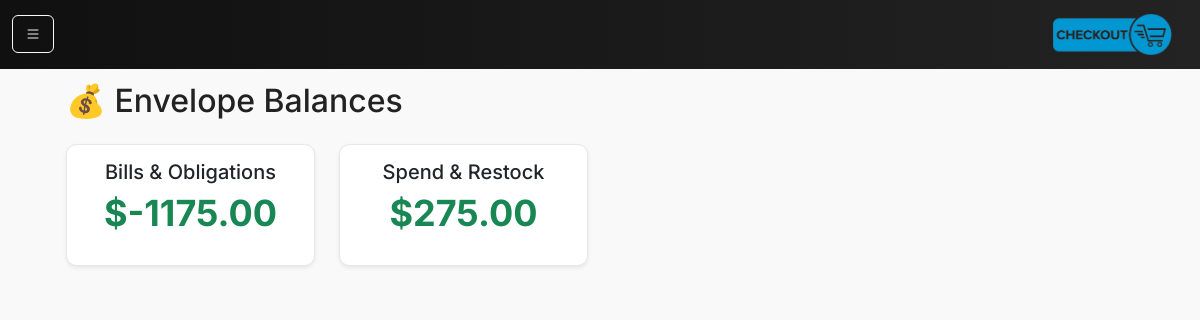
/envelopes (signed in), run on an earlier commit of the app's database.
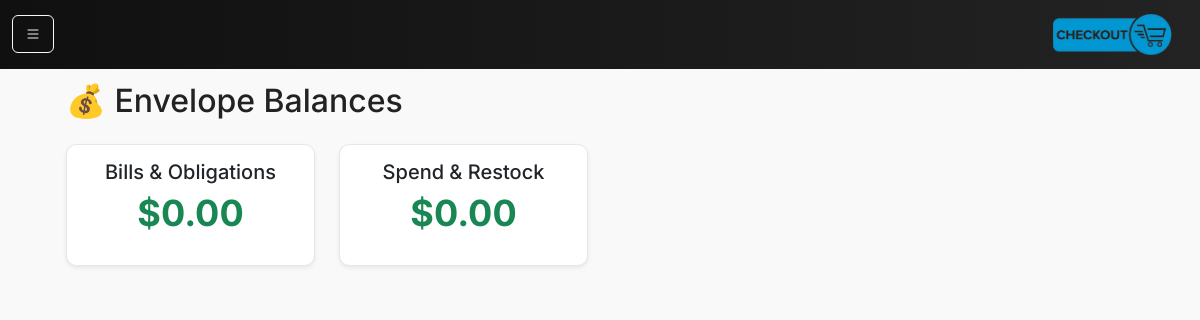
And on a later commit of the database.
### models.py (models this page shows)
class Envelope(db.Model):
    __tablename__ = "envelopes"
    id = db.Column(db.Integer, primary_key=True)
    code = db.Column(db.String(32), unique=True, nullable=False)
    name = db.Column(db.String(64), nullable=False)
    balance_cents = db.Column(db.Integer, nullable=False, default=0)
    created_at = db.Column(db.DateTime, default=datetime.utcnow)
    updated_at = db.Column(db.DateTime, default=datetime.utcnow, onupdate=datetime.utcnow)

### main.py (the view)
@app.route("/envelopes")
def envelope_view():
    from main import Envelope
    envelopes = Envelope.query.order_by(Envelope.name).all()
    return render_template("envelopes.html", envelopes=envelopes)

### main.py (called while the page is built)
@app.context_processor
def inject_request():
    return dict(request=request)

@app.before_request
def require_login():
    allowed_routes = ["login", "static"]
    if request.endpoint not in allowed_routes:
        if not session.get("logged_in"):
            return redirect(url_for("login"))

### templates/envelopes.html
{% extends "base.html" %}
{% block content %}
{% set envelopes = envelopes | selectattr("code","in",["BILLS","SPEND"]) | list %}
<div class="container-fluid">
    <h2 class="mb-4">💰 Envelope Balances</h2>
    <div class="row">
        {% for e in envelopes %}
        <div class="col-md-3 mb-4">
            <div class="card shadow-sm">
                <div class="card-body text-center">
                    <h5 class="card-title">{{ e.name }}</h5>
                    <p class="display-6 text-success fw-bold">
                        ${{ "%.2f"|format(e.balance_cents / 100) }}
                    </p>
                </div>
            </div>
        </div>
        {% else %}
        <div class="col-12 text-center text-muted">
            No envelopes yet.
        </div>
        {% endfor %}
    </div>
</div>
{% endblock %}

What changed in the data, as far as the page shows it:
changed Envelope "Bills & Obligations": e.balance_cents/100 "-1175.00" → "0.00"
changed Envelope "Spend & Restock": e.balance_cents/100 "275.00" → "0.00"
